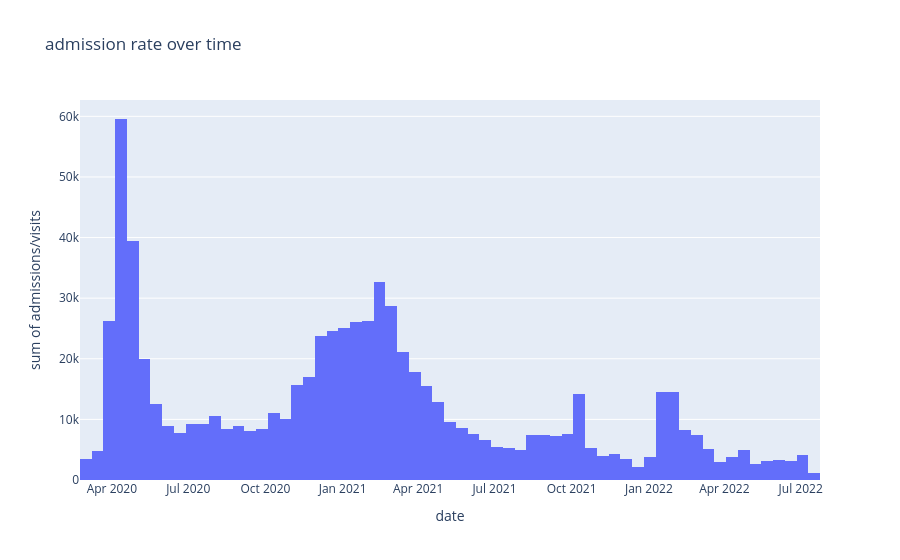

The code cell stored with this chart in its notebook:
### Code cell
# Now let's focuse on the the zip where admission rate is over 50%. the zip_rate_50
# Question: did thoses zip consistenly have high rates
fig1=px.histogram(zip_rate_50, x= 'date',y= 'admissions/visits', title='admission rate over time')
fig1.show()

### Figure 1 — Plotly figure (JSON) as saved in the notebook; plotly's stock layout.template omitted (floating-point values rounded to 4 significant figures; data arrays with more than 128 entries replaced by an {"elided": "..."} marker saying what was removed)
{"data": [{"bingroup": "x", "histfunc": "sum", "hovertemplate": "date=%{x}<br>sum of admissions/visits=%{y}<extra></extra>", "legendgroup": "", "marker": {"color": "#636efa", "pattern": {"shape": ""}}, "name": "", "orientation": "v", "showlegend": false, "type": "histogram", "x": {"elided": "9792 str values"}, "xaxis": "x", "y": {"elided": "9792 float values"}, "yaxis": "y"}], "layout": {"barmode": "relative", "legend": {"tracegroupgap": 0}, "title": {"text": "admission rate over time"}, "xaxis": {"anchor": "y", "domain": [0, 1], "title": {"text": "date"}}, "yaxis": {"anchor": "x", "domain": [0, 1], "title": {"text": "sum of admissions/visits"}}}}
